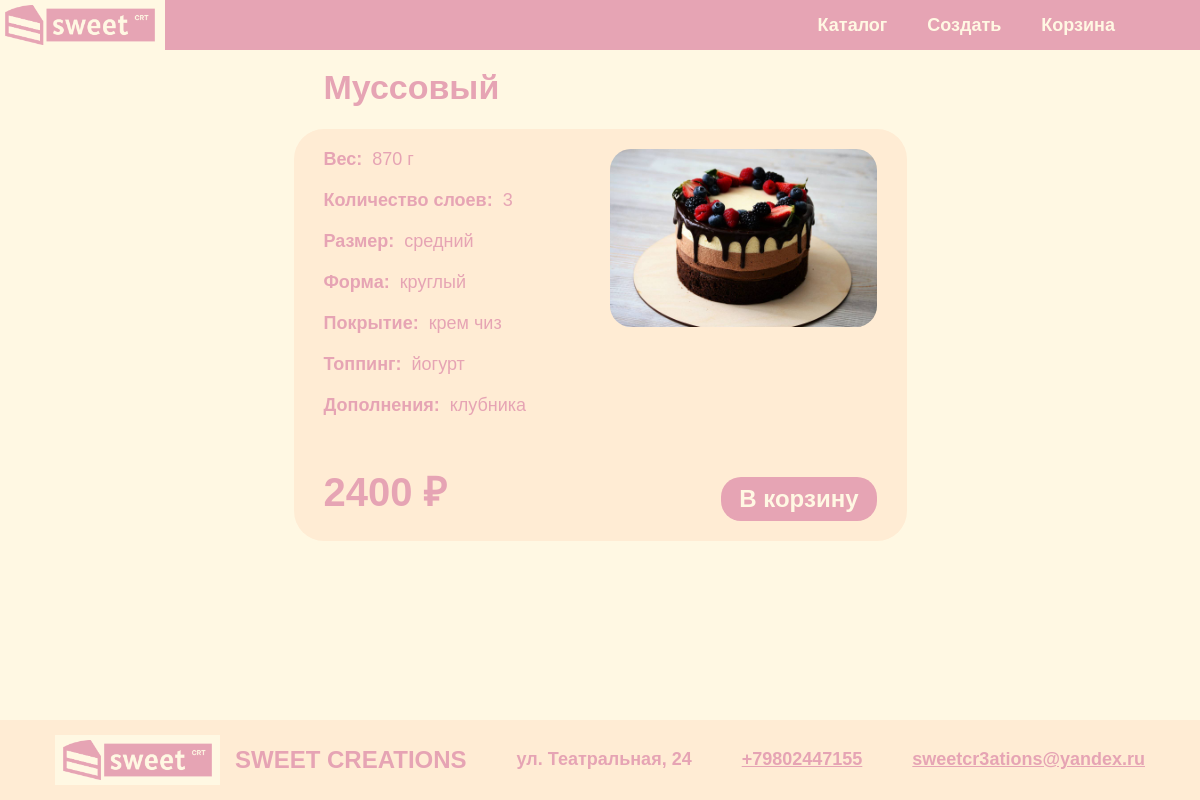
The app's page /cake/1/, older data.
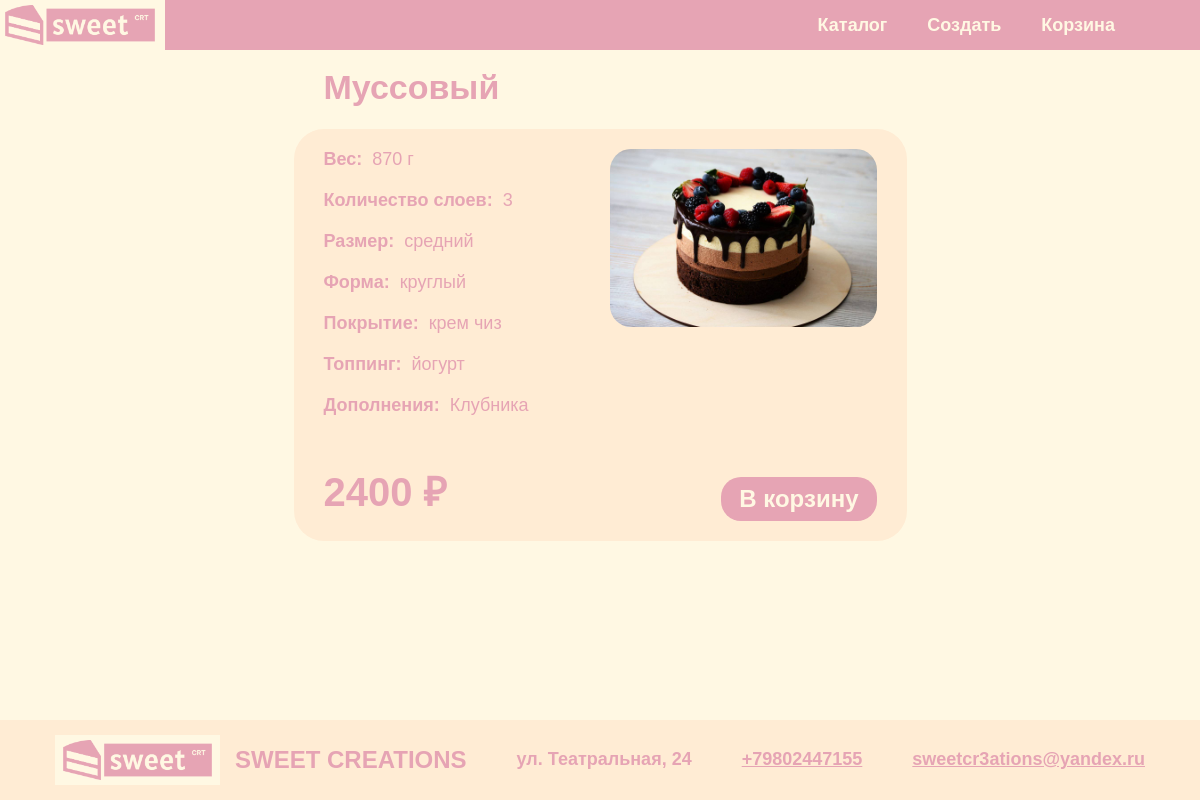
The same page, newer data.
### main/models.py (models this page shows, shortened)
class Cake(models.Model):
    cake_id = models.AutoField(db_column='cake_ID', primary_key=True)
    weight = models.IntegerField()
    cost = models.TextField()
    layers_count = models.IntegerField()
    text = models.TextField(blank=True, null=True)
    name = models.TextField(blank=True, null=True)
    constructor_image = models.TextField(blank=True, null=True)
    preview_image = models.TextField(blank=True, null=True)
    cake_size = models.ForeignKey('CakeSize', models.DO_NOTHING, db_column='cake_size_ID')
    cake_shape = models.ForeignKey('CakeShape', models.DO_NOTHING, db_column='cake_shape_ID')
    cake_coverage = models.ForeignKey('CakeCoverage', models.DO_NOTHING, db_column='cake_coverage_ID', default=4)
    cake_topping = models.ForeignKey('CakeTopping', models.DO_NOTHING, db_column='cake_topping_ID', default=4)
    cake_addition = models.ForeignKey('CakeAddition', models.DO_NOTHING, db_column='cake_addition_ID', default=5)
    cake_addition_perimeter = models.ForeignKey('CakeAddition', models.DO_NOTHING, db_column='cake_addition_ID_perimeter', related_name='cake_addition_perimeter', null=True, blank=True)
    is_users = models.BooleanField(default=False)
    class Meta:
        db_table = 'Cake'

class CakeAddition(models.Model):
    cake_addition_id = models.AutoField(db_column='cake_addition_ID', primary_key=True)
    ingridient = models.TextField(unique=True)
    cost_per_gram = models.FloatField()
    primary_color = models.TextField()
    secondary_color = models.TextField()
    texture_side_path = models.CharField(max_length=255, blank=True, null=True)
    texture_top_path = models.CharField(max_length=255, blank=True, null=True)
    amount = models.IntegerField(blank=True, null=True)
    class Meta:
        db_table = 'Cake_addition'

class CakeSize(models.Model):
    cake_size_id = models.AutoField(db_column='cake_size_ID', primary_key=True)
    type = models.TextField(unique=True)
    base_area = models.IntegerField(unique=True)
    class Meta:
        db_table = 'Cake_size'

class CakeShape(models.Model):
    cake_shape_id = models.AutoField(db_column='cake_shape_ID', primary_key=True)
    shape = models.TextField(unique=True)
    cost = models.IntegerField()
    texture_path = models.CharField(max_length=255, blank=True, null=True)
    class Meta:
        db_table = 'Cake_shape'

class CakeCoverage(models.Model):
    cake_coverage_id = models.AutoField(db_column='Cake_coverage_ID', primary_key=True)
    ingridient = models.TextField(unique=True)
    cost_per_gram = models.FloatField()
    density = models.IntegerField()
    primary_color = models.TextField()
    secondary_color = models.TextField()
    class Meta:
        db_table = 'Cake_coverage'

class CakeTopping(models.Model):
    cake_topping_id = models.AutoField(db_column='Cake_topping_ID', primary_key=True)
    ingridient = models.TextField(unique=True)
    cost_per_gram = models.FloatField()
    density = models.IntegerField()
    primary_color = models.TextField()
    texture_path = models.CharField(max_length=255, blank=True, null=True)
    class Meta:
        db_table = 'Cake_topping'

### main/views.py (the view)
# urls.py: path('cake/<int:cake_id>/', views.cake_info, name='cake_info'),
def cake_info(request, cake_id):
    cake = get_object_or_404(Cake, pk=cake_id)
    return render(request, 'main/cake_info.html', {'cake': cake})

### main/templates/main/cake_info.html (shortened to what this page needs)
{% extends 'main/base.html' %}
{% load static %}
{% block content %}
<section class="main-content">
    <h1 class="cake-name">{{ cake.name }}</h1>
    <article class="cake-details">
        <div class="cake-info">
          <div class="cake-description">
            <div class="cake-detail">
                <ul class="no-bullets">
                    <li>Вес:<div class="description-text"> {{ cake.weight }} г</div></li>
                    <li>Количество слоев:<div class="description-text"> {{ cake.layers_count }}</div></li>
                    <li>Размер:<div class="description-text"> {{ cake.cake_size.type }}</div></li>
                    <li>Форма:<div class="description-text"> {{ cake.cake_shape.shape }}</div></li>
                    <li>Покрытие:<div class="description-text"> {{ cake.cake_coverage.ingridient }}</div></li>
                    <li>Топпинг:<div class="description-text"> {{ cake.cake_topping.ingridient }}</div></li>
                    <li>Дополнения:<div class="description-text"> {{ cake.cake_addition.ingridient }}</div></li>
                </ul>
                <h2 class="cake-description-cost">{{ cake.cost }} ₽</h2>
            </div>
          </div>
          <div class="cake-description-right">
              <img src="{% static cake.preview_image %}" alt="Cake" class="cake-image" loading="lazy" />
                <a href="{% url 'add_to_cart' cake.pk %}" class="to-cart-button">В корзину</a>
          </div>
        </div>
      </article>
    </section>
{% endblock %}

Row changes from the older to the newer data that the page shows:
changed through a linked row, Cake "Муссовый": cake_addition.ingridient "клубника" → "Клубника"
